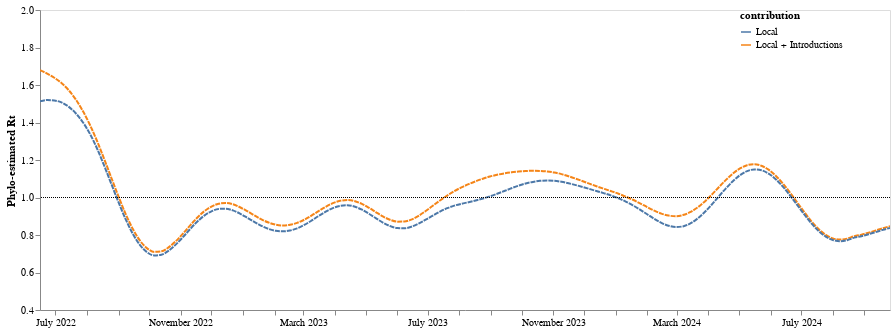

Notebook code cell kept with this figure:
### Code cell
line_simple_intro = alt.Chart(combined_rt_df).mark_line(interpolate='monotone', opacity = 1, clip = True, strokeDash=[5,1]).encode(
    alt.X('date:T', axis=alt.Axis(title="",tickCount = "month", grid=False,format="%B %Y")),
    alt.Y('mean_percent_MA',scale=alt.Scale(domain=[0.5, 2]),axis=alt.Axis(title="Phylo-estimated Rt", grid=False)),
    alt.Color("contribution", legend=alt.Legend(offset=-150))

).properties(
    width=850,
    height=300
)


line_rt = line_simple_intro+ one_line; line_rt

### Figure 1 — Vega-Lite specification as saved in the notebook (floating-point values rounded to 4 significant figures; data arrays with more than 128 entries replaced by an {"elided": "..."} marker saying what was removed)
{"config": {"view": {"continuousWidth": 400, "continuousHeight": 300}}, "layer": [{"data": {"name": "data-2398bb312d4f13738e7f00c66544df36"}, "mark": {"type": "line", "clip": true, "interpolate": "monotone", "opacity": 1, "strokeDash": [5, 1]}, "encoding": {"color": {"field": "contribution", "legend": {"offset": -150}, "type": "nominal"}, "x": {"axis": {"format": "%B %Y", "grid": false, "tickCount": "month", "title": ""}, "field": "date", "type": "temporal"}, "y": {"axis": {"grid": false, "title": "Phylo-estimated Rt"}, "field": "mean_percent_MA", "scale": {"domain": [0.5, 2]}, "type": "quantitative"}}, "height": 300, "width": 850}, {"data": {"name": "data-0f80976e06af035141dd0a0f11df9332"}, "mark": {"type": "rule", "strokeDash": [1, 1]}, "encoding": {"y": {"field": "y", "type": "quantitative"}}, "height": 300, "width": 850}], "$schema": "https://vega.github.io/schema/vega-lite/v4.17.0.json", "datasets": {"data-2398bb312d4f13738e7f00c66544df36": {"elided": "240 records"}, "data-0f80976e06af035141dd0a0f11df9332": [{"y": 1.0}]}}
